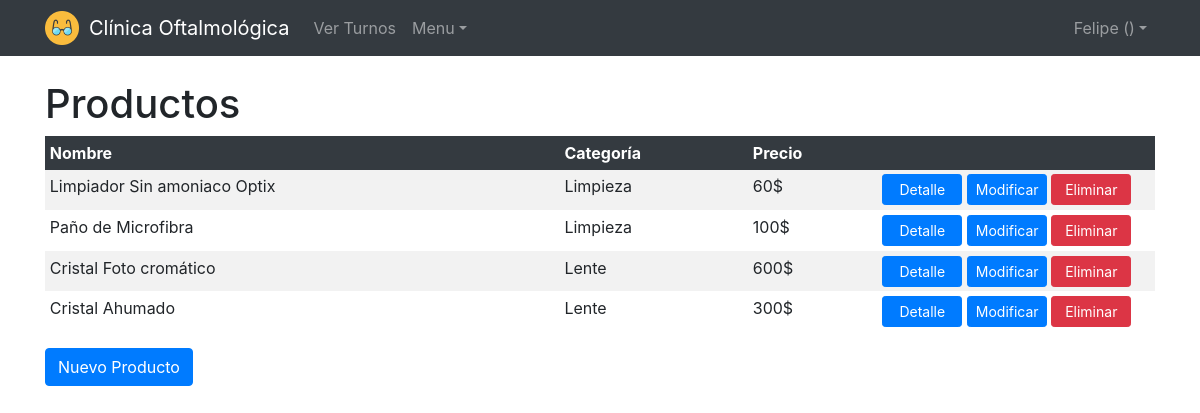
The app's page /clinica/productosindex (signed in) with its own data.
### clinica/models.py (models this page shows, shortened)
class Producto(models.Model):
    categoria = models.ForeignKey(Categoria, on_delete=models.CASCADE)
    nombre = models.CharField(max_length=64)
    precio = models.IntegerField()
    detalle = models.CharField(max_length=64)

class Categoria(models.Model):
    nombre = models.CharField(max_length=64)

### clinica/views.py (the view)
# urls.py: path("productosindex", views.productosindex, name="productosindex"),
def productosindex(request):
    if not request.user.is_authenticated:
        return HttpResponseRedirect(reverse("login"))
    productos = Producto.objects.all()
    return render(request, "productos/index.html", {
        "productos" : productos
    })

### clinica/templates/productos/index.html (shortened to what this page needs)
{% extends "layout.html" %}
{% block body %}
    <div class="container">
        <h1>Productos</h1>
        <table class="table table-sm table-striped table-borderless">
            <thead class="table-dark">
                <tr>
                    <th>Nombre</th>
                    <th>Categoría</th>
                    <th>Precio</th>
                    <th></th>
                </tr>
            </thead>
            <tbody>
                {% for producto in productos %}
                    <tr>
                        <td>{{ producto.nombre }}</td>
                        <td>{{ producto.categoria.nombre }}</td>
                        <td>{{ producto.precio}}$</td>
                        <td style="width: 25%;">
                            <a href="{% url 'productoshow' producto.id %}" class="btn btn-primary btn-sm botones-index">Detalle</a>
                            <a href="{% url 'productosupdate' producto.id %}" class="btn btn-primary btn-sm botones-index">Modificar</a>
                            <a href="{% url 'productosdelete' producto.id %}" class="btn btn-danger btn-sm botones-index">Eliminar</a>
                        </td>
                    </tr>
                {% endfor %}
            </tbody>
        </table>
        <a href="{% url 'productoscreate' %}" class="btn btn-primary">Nuevo Producto</a>
    </div>
{% endblock %}

### clinica/templates/layout.html (shortened to what this page needs)
<!DOCTYPE html>
<html lang="es">
    <head>
        {% load static %}
        <link rel="stylesheet" type="text/css" href="{% static 'stylesheets/clinica.css' %}">
        <link rel="stylesheet" href="https://stackpath.bootstrapcdn.com/bootstrap/4.5.0/css/bootstrap.min.css">
    </head>
    <body>
        <header style="margin-bottom: 5rem;">
            <nav class="navbar navbar-expand-xl navbar-dark fixed-top bg-dark">
                <div class="container">
                    <div>
                        <img style="width: 34px; height: 34px;" alt="Icono" src="{% static 'images/icon.png' %}"/>
                    </div>
                    <a class="navbar-brand" href="#" style="margin-left:10px">Clínica Oftalmológica</a>
                    <div class="collapse navbar-collapse" id="navbarCollapse">
                        <ul class="navbar-nav mr-auto">
                            {% if request.user.id %}
                                <li class="nav-item">
                                    <a href="{% url 'turnosindex' %}" class="nav-item nav-link">Ver Turnos</a>
                                </li>
                                {% if request.user.id %}
                                    <li class="nav-item dropdown">
                                        <a class="nav-link dropdown-toggle" data-toggle="dropdown" href="#" role="button" aria-haspopup="true" aria-expanded="false">Menu</a>
                                    </li>
                                {% endif %}
                            {% endif %}
                        </ul>
                        <div class="navbar-nav">
                            {% if request.user.id %}
                                <div class="nav-item dropdown">
                                    <a class="nav-link dropdown-toggle" data-toggle="dropdown" href="#" role="button" aria-haspopup="true" aria-expanded="false">{{ request.user.username }} ({{ request.session.tipousuario }})</a>
                                </div>
                            {% else %}
                                <a href="{% url 'login' %}" class="nav-item nav-link">Ingresar</a>
                            {% endif %}
                        </div>
                    </div>
                </div>
            </nav>
        </header>
        {% block body %}
        {% endblock %}
    </body>
</html>

### clinica/static/stylesheets/clinica.css (style rules this page uses)
.botones-index { width: 80px; }

### records on screen
Producto: nombre "Limpiador Sin amoniaco Optix", categoria.nombre "Limpieza", precio "60"
Producto: nombre "Paño de Microfibra", categoria.nombre "Limpieza", precio "100"
Producto: nombre "Cristal Foto cromático", categoria.nombre "Lente", precio "600"
Producto: nombre "Cristal Ahumado", categoria.nombre "Lente", precio "300"

### other values on screen
{{ request.user.username }} "Felipe"
